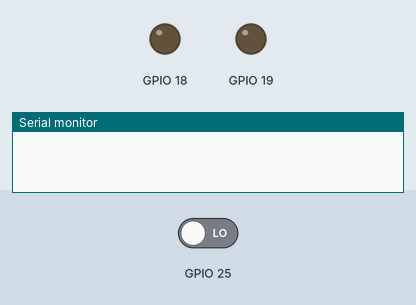
Recording of a sketch running on a simulated ESP32. On the bench: output pins drawn as LEDs (lit = HIGH), the last lines printed to the serial monitor. The test bench sets the inputs (shaded band); at power-on: GPIO 25 LOW.

Above: at 0.0 s.
At 1.3 s:
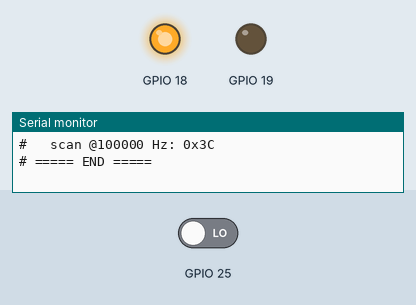
Timing chart, 0 to 2.8 s (numbered marks = the images above):
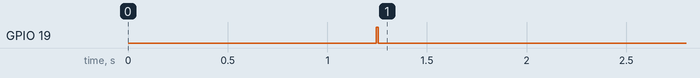

The sketch:

i2c_diag.ino
```cpp
/*
  Diagnostic for the SATEL-style 9-pin VL53L5CX board.
  Wiring: AVDD->VIN(5V), IOVDD->3V3, PWREN->D18, LPn->3V3, SDA->D21, SCL->D22, (I2C_RST->D19, INT->D25 optional)
*/
#include <Wire.h>

int rd(int p, int mode) { pinMode(p, mode); delay(3); return digitalRead(p); }
void lines(const char *when) {
  int sdaU = rd(21, INPUT_PULLUP), sdaD = rd(21, INPUT_PULLDOWN);
  int sclU = rd(22, INPUT_PULLUP), sclD = rd(22, INPUT_PULLDOWN);
  int intU = rd(25, INPUT_PULLUP), intD = rd(25, INPUT_PULLDOWN);
  Serial.printf("# %-28s SDA PU/PD=%d/%d  SCL PU/PD=%d/%d  INT PU/PD=%d/%d\n", when, sdaU, sdaD, sclU, sclD, intU, intD);
}
int scan(uint32_t hz) {
  Wire.end(); Wire.begin(21, 22, hz); Wire.setTimeOut(20);
  int n = 0;
  Serial.printf("#   scan @%6lu Hz:", (unsigned long)hz);
  for (uint8_t a = 0x08; a < 0x78; a++) { Wire.beginTransmission(a); if (Wire.endTransmission() == 0) { Serial.printf(" 0x%02X", a); n++; } }
  Serial.println(n ? "" : " none");
  Wire.end();
  return n;
}
void clocks() {   // free a stuck SDA: 18 clocks on SCL with SDA released
  pinMode(21, INPUT_PULLUP); pinMode(22, OUTPUT);
  for (int k = 0; k < 18; k++) { digitalWrite(22, LOW); delayMicroseconds(20); digitalWrite(22, HIGH); delayMicroseconds(20); }
  pinMode(22, INPUT_PULLUP);
}

void setup() {
  Serial.begin(115200); delay(400);
  Serial.println("# ===== DIAG v3 =====");
  pinMode(19, OUTPUT); digitalWrite(19, LOW);       // I2C_RST low (if connected)
  pinMode(18, OUTPUT); digitalWrite(18, LOW); delay(200);
  lines("power OFF (PWREN low):");
  digitalWrite(18, HIGH);
  delay(10);  lines("power ON +10 ms:");
  delay(90);  lines("power ON +100 ms:");
  delay(400); lines("power ON +500 ms:");
  scan(100000); scan(10000);
  clocks();   lines("after 18 SCL clocks:");
  scan(100000); scan(10000);
  digitalWrite(19, HIGH); delay(10); digitalWrite(19, LOW); delay(10);
  lines("after I2C_RST pulse:");
  scan(100000);
  Serial.println("# ===== END =====");
}
void loop() { delay(1000); }
```
